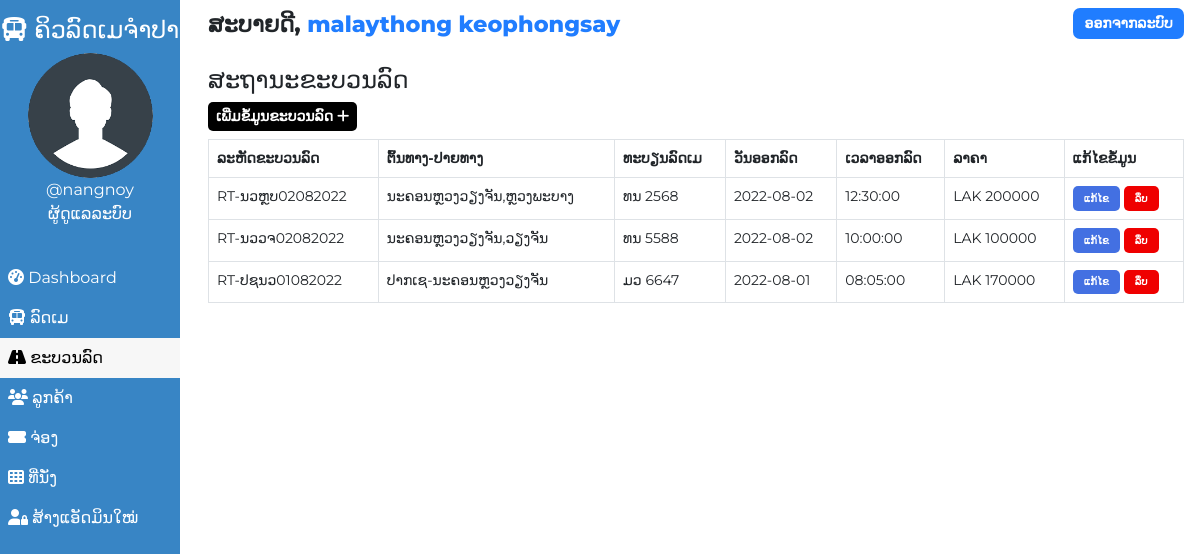
The page /admin/route.php (signed in) on the database its author committed.
### tables this page shows
CREATE TABLE IF NOT EXISTS `users` (
  `user_id` int NOT NULL AUTO_INCREMENT,
  `user_fullname` varchar(100) NOT NULL,
  `user_name` varchar(30) NOT NULL,
  `user_password` varchar(255) NOT NULL,
  `user_created` datetime NOT NULL DEFAULT CURRENT_TIMESTAMP,
  PRIMARY KEY (`user_id`)
);

CREATE TABLE IF NOT EXISTS `routes` (
  `id` int NOT NULL AUTO_INCREMENT,
  `route_id` varchar(255) NOT NULL,
  `bus_no` varchar(155) NOT NULL,
  `route_cities` varchar(255) NOT NULL,
  `route_dep_date` date NOT NULL,
  `route_dep_time` time NOT NULL,
  `route_step_cost` int NOT NULL,
  `route_created` datetime NOT NULL DEFAULT CURRENT_TIMESTAMP,
  PRIMARY KEY (`id`)
);

### admin/route.php (the view, shortened to what this page needs)
<!DOCTYPE html>
<html lang="en">
<head>
    <link href="https://cdn.jsdelivr.net/npm/bootstrap@5.0.1/dist/css/bootstrap.min.css" rel="stylesheet">
    <?php
        $page="route";
    ?>
</head>
<body>
    <?php require '../assets/partials/_admin-header.php';?>
        <?php
            $resultSql = "SELECT * FROM `routes` ORDER BY route_created DESC";
            $resultSqlResult = mysqli_query($conn, $resultSql);
            if(!mysqli_num_rows($resultSqlResult)){ ?>
                <div class="container mt-4">
                    <div id="noRoutes" class="alert alert-dark " role="alert">
                        <h1 class="alert-heading">ບໍ່ພົບຂໍ້ມູນ!!</h1>
                        <p class="fw-light">ເພີ່ມເປັນຄົນທຳອິດ!</p>
                        <hr>
                        <div id="addRouteAlert" class="alert alert-success" role="alert">
                                ຄລິກ <button id="add-button" class="button btn-sm"type="button"data-bs-toggle="modal" data-bs-target="#addModal">ເພີ່ມ <i class="fas fa-plus"></i></button> ເພື່ອເພີ່ມຂໍ້ມູນລູກຄ້າ!
                        </div>
                    </div>
                </div>
            <?php }
            else { ?>
                <section id="route">
                    <div id="head">
                        <h4>ສະຖານະຂະບວນລົດ</h4>
                    </div>
                    <div id="route-results">
                        <div>
                            <button id="add-button" class="button btn-sm"type="button"data-bs-toggle="modal" data-bs-target="#addModal">ເພີ່ມຂໍ້ມູນຂະບວນລົດ <i class="fas fa-plus"></i></button>
                        </div>
                        <table class="table table-hover table-bordered">
                            <thead>
                                <th>ລະຫັດຂະບວນລົດ</th>
                                <th>ຕົ້ນທາງ-ປາຍທາງ</th>
                                <th>ທະບຽນລົດເມ</th>
                                <th>ວັນອອກລົດ</th>
                                <th>ເວລາອອກລົດ</th>
                                <th>ລາຄາ</th>
                                <th>ແກ້ໄຂຂໍ້ມູນ</th>
                            </thead>
                            <?php
                                while($row = mysqli_fetch_assoc($resultSqlResult))
                                {
                                    $id = $row["id"];
                                    $route_id = $row["route_id"];
                                    $route_cities = $row["route_cities"];
                                    $route_dep_time = $row["route_dep_time"];
                                    $route_dep_date = $row["route_dep_date"];
                                    $route_step_cost = $row["route_step_cost"];
                                    $bus_no = $row["bus_no"];
                                        ?>
                                    <tr>
                                        <td>
                                            <?php
                                                echo $route_id;
                                            ?>
                                        </td>
                                        <td>
                                            <?php
                                                echo $route_cities;
                                            ?>
                                        </td>
                                        <td>
                                            <?php
                                                echo $bus_no;
                                            ?>
                                        </td>
                                        <td>
                                            <?php
                                                echo $route_dep_date;
                                            ?>
                                        </td>
                                        <td>
                                            <?php
                                                echo $route_dep_time;
                                            ?>
                                        </td>
                                        <td>
                                            <?php
                                                echo 'LAK '.$route_step_cost;?>
                                        </td>
                                        <td>
                                            <button class="button edit-button " data-link="<?php echo $_SERVER['REQUEST_URI']; ?>" data-id="<?php
                                                echo $id;?>" data-cities="<?php
                                                echo $route_cities;?>" data-cost="<?php
                                                echo $route_step_cost;?>" data-date="<?php
                                                echo $route_dep_date;
                                            ?>" data-time="<?php
                                            echo $route_dep_time;
                                            ?>" data-busno="<?php
                                            echo $bus_no;
                                            ?>"
                                            >ແກ້ໄຂ</button>
                                            <button class="button delete-button" data-bs-toggle="modal" data-bs-target="#deleteModal" data-id="<?php
                                                echo $id;?>">ລຶບ</button>
                                        </td>
                                    </tr>
                                <?php
                                }
                            ?>
                        </table>
                    </div>
                    </section>
                <?php  }
            ?>
            </div>
    </main>
</body>
</html>

### assets/partials/_admin-header.php (shortened to what this page needs)
<?php
    $conn = db_connect();
    $user_id = $_SESSION['user_id'];
    $sql = "SELECT * FROM users WHERE user_id = $user_id";
    $result = mysqli_query($conn, $sql);
    if($row = mysqli_fetch_assoc($result))
    {
        $user_fullname = $row["user_fullname"];
        $user_name = $row["user_name"];
    }
?>
    <main id="container">
        <div id="sidebar">
            <h4><i class="fas fa-bus"></i> ຄິວລົດເມຈຳປາ</h4>
            <div>
                <img class="adminDp" src="../assets/img/userav-min.png" height="125px" alt="Admin Profile Pic">
                <p>
                    <?php  echo '@'.$user_name;  ?>
                </p>
                <p>ຜູ້ດູແລລະບົບ</p>
            </div>
            <ul id="options">
                <li class="option <?php if($page=='dashboard'){ echo 'active';}?>">
                    <a href="./dashboard.php">
                    <i class="fas fa-tachometer-alt"></i> Dashboard
                    </a>
                </li>
                <li class="option <?php if($page=='bus'){ echo 'active';}?>">
                    <a href="./bus.php">
                    <i class="fas fa-bus"></i> ລົດເມ
                    </a>
                </li>
                <li class="option <?php if($page=='route'){ echo 'active';}?>">
                    <a href="./route.php">
                    <i class="fas fa-road"></i> ຂະບວນລົດ
                    </a>
                </li>
                <li class="option <?php if($page=='customer'){ echo 'active';}?>">
                    <a href="./customer.php">
                    <i class="fas fa-users"></i> ລູກຄ້າ
                    </a>
                </li>
                <li class="option <?php if($page=='booking'){ echo 'active';}?>">
                    <a href="./booking.php">
                    <i class="fas fa-ticket-alt"></i> ຈ່ອງ
                    </a>
                </li>
                <li class="option <?php if($page=='seat'){ echo 'active';}?>">
                    <a href="./seat.php">
                    <i class="fas fa-th"></i> ທີ່ນັ່ງ
                    </a>
                </li>
                <li class="option <?php if($page=='signup'){ echo 'active';}?>">
                    <a href="./signup.php">
                    <i class="fas fa-user-lock"></i> ສ້າງແອັດມິນໃໝ່
                    </a>
                </li>
            </ul>
        </div>
        <div id="main-content">
            <section id="welcome">
                <ul>
                    <li class="welcome-item">ສະບາຍດີ,
                        <span id="USER">
                            <?php
                                echo $user_fullname;
                            ?>
                        </span>
                    </li>
                    <li class="welcome-item">
                        <button id="logout" class="btn-sm">
                            <a href="../assets/partials/_logout.php">ອອກຈາກລະບົບ</a>
                        </button>
                    </li>
                </ul>
            </section>

### assets/styles/admin.php (style rules this page uses)
body { margin: 0; box-sizing: border-box; font-family: 'Montserrat', sans-serif; background-color: white; }
html { scroll-behavior: smooth; }
*, *::after, *::before { box-sizing: inherit; }
#USER { color: #207DFF; }
.adminDp { border-radius: 50%; }
#welcome { background-color: white; }
#welcome ul { display: flex; justify-content: space-between; list-style-type: none; padding: 0; margin: 0; }
#welcome li { margin: 0 1rem; padding: 0.5rem 0; }
#welcome li:first-child { font-weight: 800; font-size: 1.4rem; }
#logout { padding: 0.3rem 0.7rem; background-color: #207DFF; font-weight: 600; outline: none; border: none; border-radius: 7px; }
#logout a { color: white; text-decoration: none; }
@media only screen and (min-width:1000px) { #sidebar { text-align: center; background-color: #3885c5; color: white; width: 15%; position: fixed; top: 0%; padding-top: 1rem; z-index: 2; height: 100vh; } }
@media only screen and (min-width:1000px) { #sidebar p { margin: 0; } }
@media only screen and (min-width:1000px) { #sidebar ul { margin-top: 2rem; } }
@media only screen and (min-width:1000px) { #options { list-style-type: none; text-align: left; padding-left: 0; } }
@media only screen and (min-width:1000px) { .option a { display: block; padding: 0.5rem; text-decoration: none; color: inherit; } }
@media only screen and (min-width:1000px) { .active { background-color:#f7f7f7; color:black; } }
@media only screen and (min-width:1000px) { #main-content { margin-left: 16%; } }

### assets/styles/admin-options.php (style rules this page uses)
* { font-family: Montserrat; }
#booking #head, #customer #head, #route #head, #seat #head, #bus #head { padding-top: 1rem; }
#booking, #customer, #route, #bus, #seat { padding: 0 1rem; }
#booking-results > div, #customer-results > div, #route-results > div, #bus-results > div { margin-bottom: 0.5rem; }
#booking-results button, #customer-results button, #route button, #bus-results button { border-radius: 5px; }
.button { border: none; font-weight: bold; text-transform: uppercase; }
#add-button { background-color: black; color: white; }
#route table { width: 100%; }
table { font-size: 14px; }
#bus .edit-button, #bus .delete-button, #route .edit-button, #route .delete-button, #customer .edit-button, #customer .delete-button { padding: 0.3rem 0.7rem; }
table th,td { padding-left: 0.3rem; }
table button { color: white; }
.edit-button { background-color: #4370E2; }
.delete-button { background-color: #EF0000; }
.edit-button, .delete-button { font-size: 10px }

### rows shown on the page
users: user_name "nangnoy", user_fullname "malaythong keophongsay"
routes: route "RT-ນວຫຼບ02082022", route_cities "ນະຄອນຫຼວງວຽງຈັນ,ຫຼວງພະບາງ", bus_no "ທນ 2568", route_dep_date "2022-08-02", route_dep_time "12:30:00", route_step_cost "200000"
routes: route "RT-ນວວຈ02082022", route_cities "ນະຄອນຫຼວງວຽງຈັນ,ວຽງຈັນ", bus_no "ທນ 5588", route_dep_date "2022-08-02", route_dep_time "10:00:00", route_step_cost "100000"
routes: route "RT-ປຊນວ01082022", route_cities "ປາກເຊ-ນະຄອນຫຼວງວຽງຈັນ", bus_no "ມວ 6647", route_dep_date "2022-08-01", route_dep_time "08:05:00", route_step_cost "170000"
